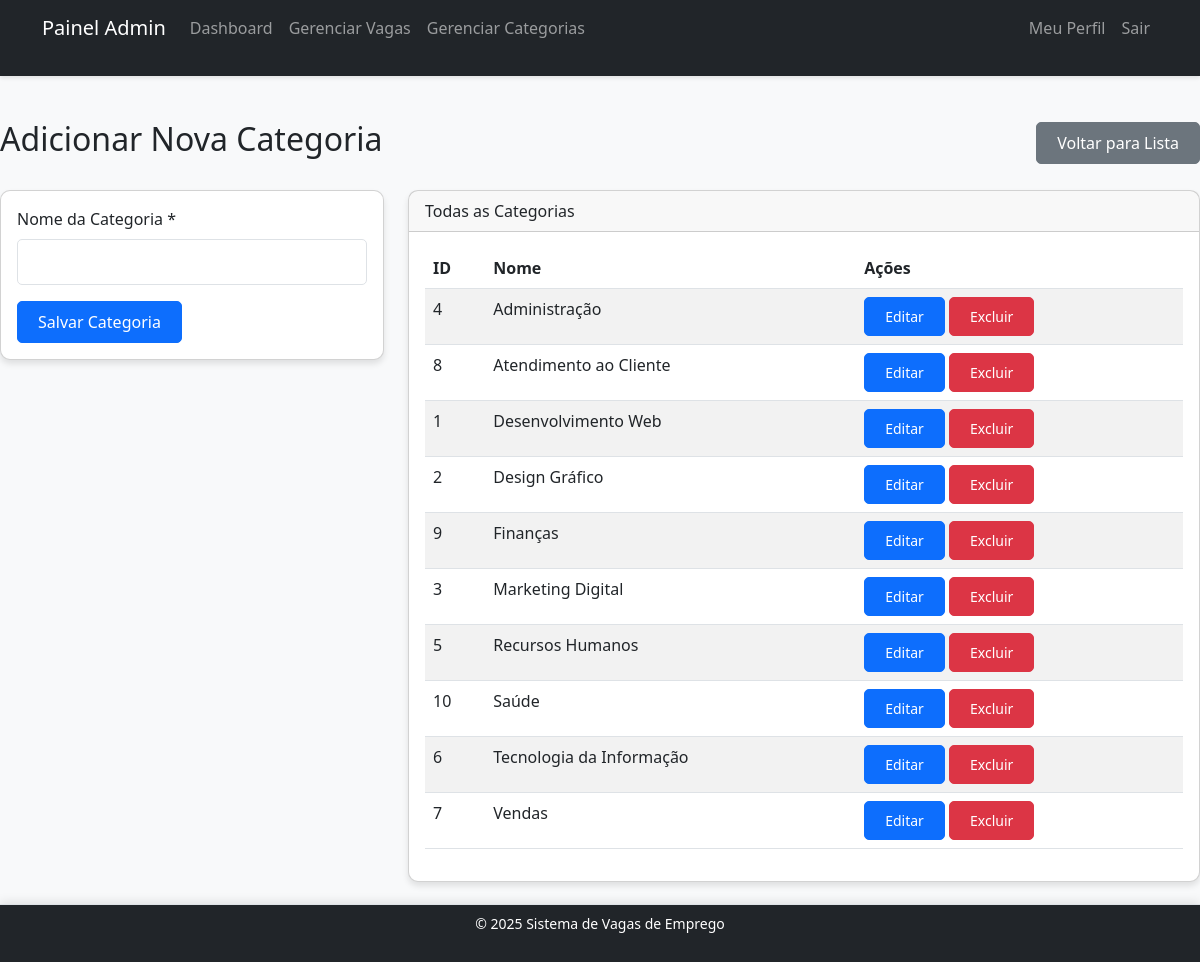
/admin/categorias.php (signed in), run on the app's committed database.
### tables this page shows
CREATE TABLE `categorias` (
  `id` int(11) NOT NULL,
  `nome` varchar(50) NOT NULL
);

### includes/funcoes.php (called while the page is built, shortened)
<?php
function getCategorias($pdo) {
    $stmt = $pdo->query("SELECT * FROM categorias ORDER BY nome");
    return $stmt->fetchAll(PDO::FETCH_ASSOC);
}
?>

### admin/categorias.php (the view, shortened to what this page needs)
<?php
require_once __DIR__ . '/../includes/config.php';
require_once __DIR__ . '/../includes/funcoes.php';
require_once 'header-admin.php';
$categoria = null;
$categorias = getCategorias($pdo);
?>
<div class="d-flex justify-content-between align-items-center mb-4">
    <h2><?= $categoria ? 'Editar Categoria' : 'Adicionar Nova Categoria' ?></h2>
    <a href="categorias.php" class="btn btn-secondary">Voltar para Lista</a>
</div>
<div class="row">
    <div class="col-md-4">
        <div class="card mb-4">
            <div class="card-body">
                <form method="post">
                    <div class="mb-3">
                        <label for="nome" class="form-label">Nome da Categoria *</label>
                        <input type="text" class="form-control" id="nome" name="nome"
                               value="<?= $categoria ? htmlspecialchars($categoria['nome']) : '' ?>" required>
                    </div>
                    <button type="submit" class="btn btn-primary">Salvar Categoria</button>
                </form>
            </div>
        </div>
    </div>
    <div class="col-md-8">
        <div class="card">
            <div class="card-header">
                Todas as Categorias
            </div>
            <div class="card-body">
                <table class="table table-striped">
                    <thead>
                        <tr>
                            <th>ID</th>
                            <th>Nome</th>
                            <th>Ações</th>
                        </tr>
                    </thead>
                    <tbody>
                        <?php foreach ($categorias as $cat): ?>
                            <tr>
                                <td><?= $cat['id'] ?></td>
                                <td><?= htmlspecialchars($cat['nome']) ?></td>
                                <td>
                                    <a href="categorias.php?editar=<?= $cat['id'] ?>" class="btn btn-sm btn-primary">Editar</a>
                                    <a href="categorias.php?excluir=<?= $cat['id'] ?>"
                                       class="btn btn-sm btn-danger"
                                       onclick="return confirm('Tem certeza que deseja excluir esta categoria?')">
                                        Excluir
                                    </a>
                                </td>
                            </tr>
                        <?php endforeach; ?>
                    </tbody>
                </table>
            </div>
        </div>
    </div>
</div>
<?php require_once '../includes/footer.php'; ?>

### style.css (style rules this page uses)
body { background-color: #f8f9fa; font-family: 'Segoe UI', Tahoma, Geneva, Verdana, sans-serif; }
.card { border-radius: 10px; box-shadow: 0 4px 6px rgba(0, 0, 0, 0.1); transition: transform 0.3s ease; }
.table th { font-weight: 600; }
.form-control, .form-select { border-radius: 5px; padding: 10px; }
.btn { border-radius: 5px; padding: 8px 20px; }
body { margin-bottom: 80px; }

### data on the page
categorias: id "4", nome "Administração"
categorias: id "8", nome "Atendimento ao Cliente"
categorias: id "1", nome "Desenvolvimento Web"
categorias: id "2", nome "Design Gráfico"
categorias: id "9", nome "Finanças"
categorias: id "3", nome "Marketing Digital"
categorias: id "5", nome "Recursos Humanos"
categorias: id "10", nome "Saúde"
categorias: id "6", nome "Tecnologia da Informação"
categorias: id "7", nome "Vendas"
